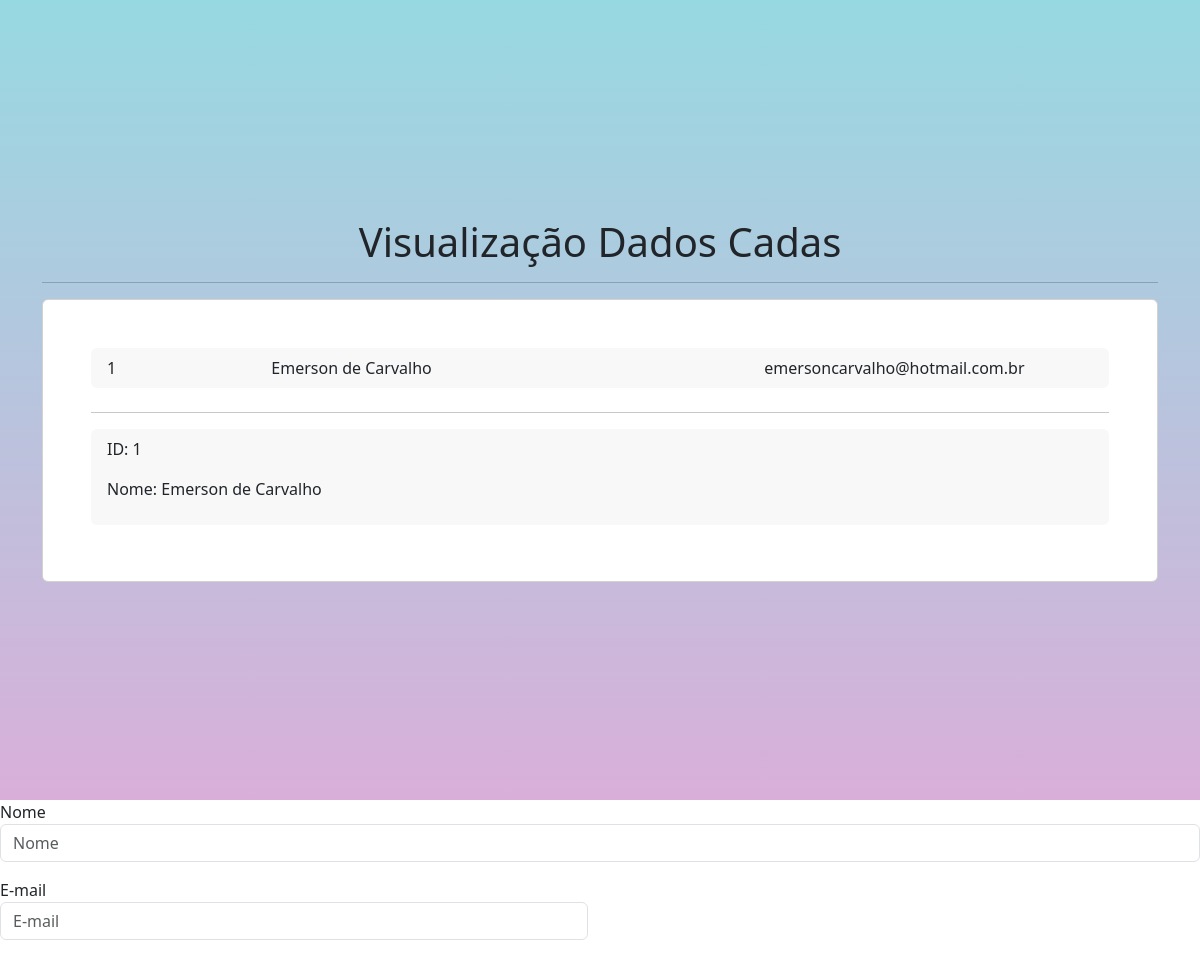
/perfil-visualizar.php, run on an earlier commit of the app's database.
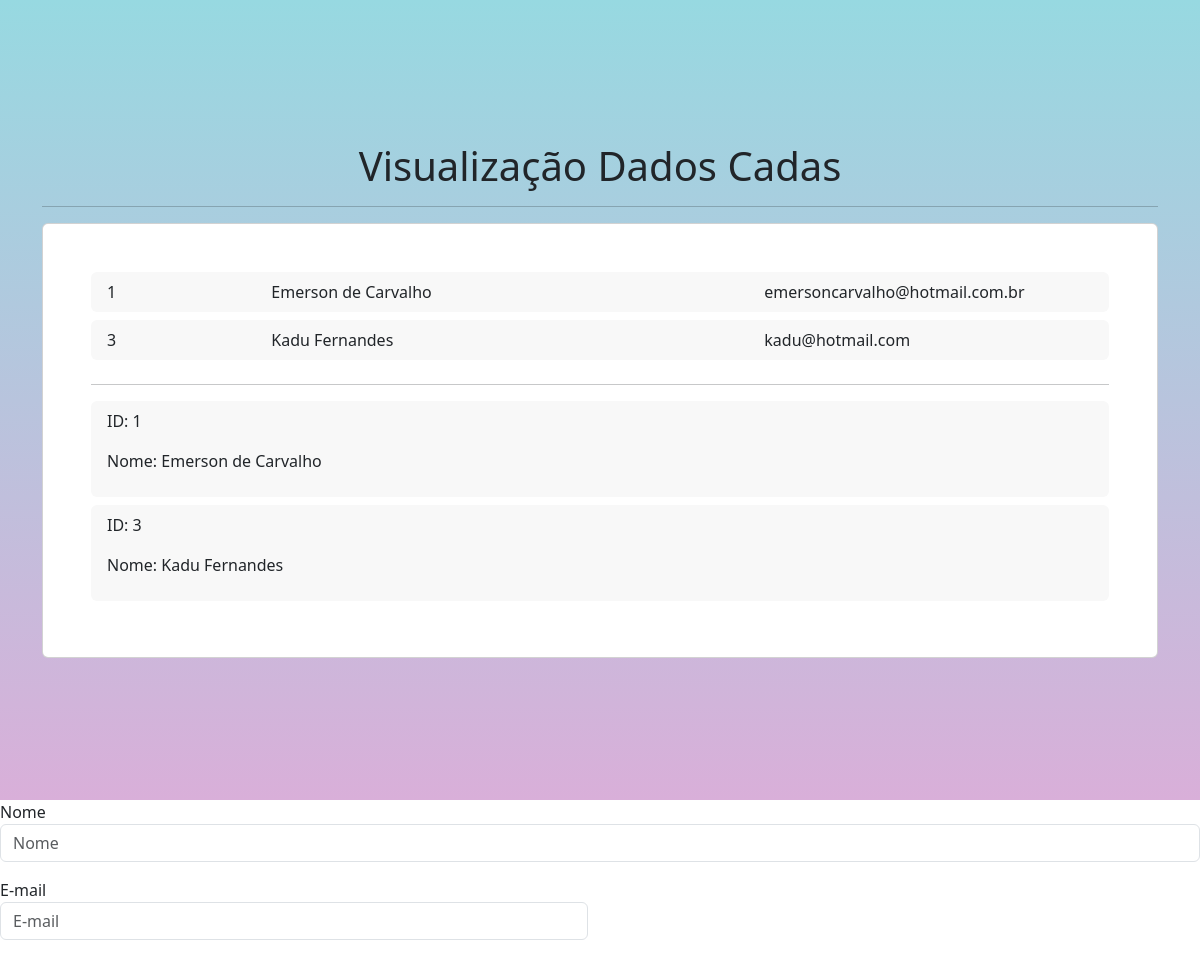
And on a later commit of the database.
### tables this page shows
CREATE TABLE `cadastro` (
  `cad_id` int(11) NOT NULL,
  `cad_nome` varchar(150) NOT NULL,
  `cad_email` varchar(100) NOT NULL,
  `cad_descricao` text NOT NULL,
  `cad_instagram` varchar(150) NOT NULL,
  `cad_twitter` varchar(150) NOT NULL,
  `cad_facebook` varchar(150) NOT NULL,
  `cad_linkedin` varchar(150) NOT NULL,
  `cad_youtube` varchar(150) NOT NULL,
  `cad_senha` varchar(20) NOT NULL,
  `cad_foto` varchar(150) NOT NULL,
  `cad_imgfundo` varchar(150) NOT NULL,
  `cad_profissao` varchar(150) DEFAULT NULL
);

### perfil-visualizar.php (the view, shortened to what this page needs)
<?php include_once "header.php";?>
<body>
    <section class="vh-100 fundo">
        <div class="container py-5 h-100">
            <div class="row d-flex justify-content-center align-items-center h-100">
                <div class="justify-content-center">
                    <h1 class="title">Visualização Dados Cadas</h1>
                    <hr>
                    <div class="card">
                        <div class="card-body p-5">
                            <ul class="list-group mb-0">
                            <?php
                            include "conexao.php";
                            $sqlVisualizacao = "SELECT * FROM cadastro";
                            $todasVisualizacao = mysqli_query($conexao, $sqlVisualizacao);
                            while($Visualizacao = mysqli_fetch_assoc($todasVisualizacao)){
                                ?>
                                <li class="list-group-item d-flex align-items-center border-0 mb-2 rounded fundo-cinza justify-content-between">
                                    <div class="col-1">
                                        <?php echo $Visualizacao['cad_id']; ?>
                                    </div>
                                    <div class="col-5">
                                        <?php echo $Visualizacao['cad_nome']; ?>
                                    </div>
                                    <div class="col-4">
                                        <?php echo $Visualizacao['cad_email']; ?>
                                    </div>
                                </li>
                                <?php
                                }
                                ?>
                            </ul>
<hr>
                            <ul class="list-group mb-0">
                            <?php
                            include "conexao.php";
                            $sqlVisualizacao = "SELECT * FROM cadastro";
                            $todasVisualizacao = mysqli_query($conexao, $sqlVisualizacao);
                            while($Visualizacao = mysqli_fetch_assoc($todasVisualizacao)){
                                ?>
                                <li class="list-group-item d-flex align-items-center border-0 mb-2 rounded fundo-cinza justify-content-between">
                                    <div class="col-12">
                                        <div class="form-group mb-3">
                                            <label class="label">ID: </label>
                                            <?php echo $Visualizacao['cad_id']; ?>
                                        </div>
                                        <div class="form-group mb-3">
                                            <label class="label">Nome: </label>
                                            <?php echo $Visualizacao['cad_nome']; ?>
                                        </div>
                                     </div>
                                </li>
                                <?php
                                }
                                ?>
                            </ul>
                        </div>
                    </div>
                </div>
            </div>
        </div>
</body>
<div class="row">
                        <div class="col-12">
                            <div class="form-group mb-3">
                                <label class="label">Nome</label>
                                <input placeholder="Nome" name="cad_nome" class="form-control" required>
                            </div>
                        </div>
                    </div>
                    <div class="row">
                        <div class="col-6" class="form-group mb-3">
                            <div class="form-group mb-3">
                                <label class="label">E-mail</label>
                                <input placeholder="E-mail" type="email" name="cad_email" class="form-control" required>
                            </div>
                        </div>

What changed in the data, as far as the page shows it:
added cadastro: cad_id "3", cad_nome "Kadu Fernandes", cad_email "kadu@hotmail.com"
